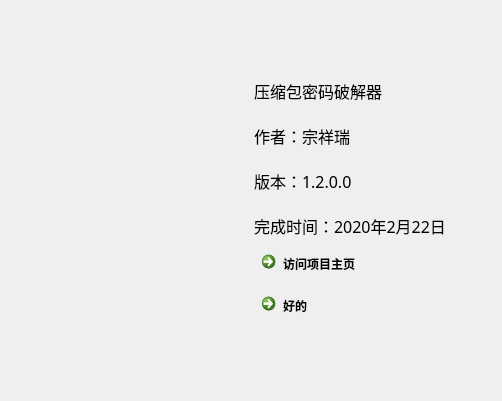
<?xml version="1.0" encoding="UTF-8"?>
<ui version="4.0">
 <class>Dialog</class>
 <widget class="QDialog" name="Dialog">
  <property name="geometry">
   <rect>
    <x>0</x>
    <y>0</y>
    <width>502</width>
    <height>401</height>
   </rect>
  </property>
  <property name="windowTitle">
   <string>关于软件</string>
  </property>
  <property name="windowIcon">
   <iconset>
    <normaloff>../res/icon.ico</normaloff>../res/icon.ico</iconset>
  </property>
  <layout class="QGridLayout" name="gridLayout">
   <item row="1" column="2">
    <widget class="QLabel" name="label_2">
     <property name="sizePolicy">
      <sizepolicy hsizetype="Preferred" vsizetype="Preferred">
       <horstretch>0</horstretch>
       <verstretch>0</verstretch>
      </sizepolicy>
     </property>
     <property name="font">
      <font>
       <family>华文行楷</family>
       <pointsize>12</pointsize>
      </font>
     </property>
     <property name="text">
      <string>压缩包密码破解器

作者：宗祥瑞

版本：1.2.0.0

完成时间：2020年2月22日</string>
     </property>
    </widget>
   </item>
   <item row="3" column="2">
    <widget class="QCommandLinkButton" name="commandLinkButton_2">
     <property name="text">
      <string>好的</string>
     </property>
     <property name="icon">
      <iconset>
       <normaloff>../res/close.png</normaloff>../res/close.png</iconset>
     </property>
    </widget>
   </item>
   <item row="2" column="2">
    <widget class="QCommandLinkButton" name="commandLinkButton">
     <property name="text">
      <string>访问项目主页</string>
     </property>
    </widget>
   </item>
   <item row="0" column="2">
    <spacer name="verticalSpacer">
     <property name="orientation">
      <enum>Qt::Vertical</enum>
     </property>
     <property name="sizeHint" stdset="0">
      <size>
       <width>20</width>
       <height>40</height>
      </size>
     </property>
    </spacer>
   </item>
   <item row="4" column="2">
    <spacer name="verticalSpacer_2">
     <property name="orientation">
      <enum>Qt::Vertical</enum>
     </property>
     <property name="sizeHint" stdset="0">
      <size>
       <width>20</width>
       <height>40</height>
      </size>
     </property>
    </spacer>
   </item>
   <item row="0" column="1" rowspan="5">
    <widget class="QLabel" name="label">
     <property name="text">
      <string/>
     </property>
     <property name="pixmap">
      <pixmap>../res/QRcode.png</pixmap>
     </property>
    </widget>
   </item>
  </layout>
 </widget>
 <resources/>
 <connections>
  <connection>
   <sender>commandLinkButton</sender>
   <signal>clicked()</signal>
   <receiver>Dialog</receiver>
   <slot>on_to_url()</slot>
   <hints>
    <hint type="sourcelabel">
     <x>345</x>
     <y>257</y>
    </hint>
    <hint type="destinationlabel">
     <x>498</x>
     <y>259</y>
    </hint>
   </hints>
  </connection>
  <connection>
   <sender>commandLinkButton_2</sender>
   <signal>clicked()</signal>
   <receiver>Dialog</receiver>
   <slot>close()</slot>
   <hints>
    <hint type="sourcelabel">
     <x>443</x>
     <y>315</y>
    </hint>
    <hint type="destinationlabel">
     <x>499</x>
     <y>314</y>
    </hint>
   </hints>
  </connection>
 </connections>
 <slots>
  <slot>on_to_url()</slot>
 </slots>
</ui>
